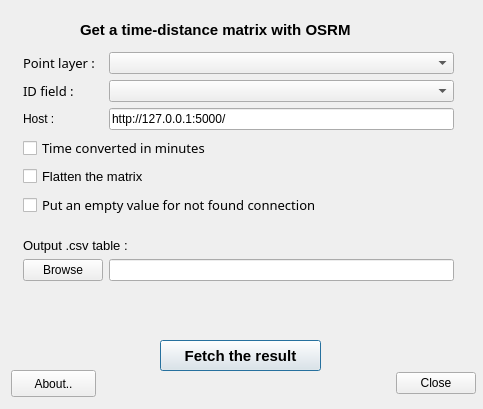
<?xml version="1.0" encoding="UTF-8"?>
<ui version="4.0">
 <class>OSRM_table_DialogBase</class>
 <widget class="QDialog" name="OSRM_table_DialogBase">
  <property name="geometry">
   <rect>
    <x>0</x>
    <y>0</y>
    <width>483</width>
    <height>409</height>
   </rect>
  </property>
  <property name="windowTitle">
   <string>OSRM</string>
  </property>
  <widget class="QLabel" name="label_subtitle">
   <property name="geometry">
    <rect>
     <x>80</x>
     <y>20</y>
     <width>321</width>
     <height>20</height>
    </rect>
   </property>
   <property name="font">
    <font>
     <family>Arial</family>
     <pointsize>11</pointsize>
     <weight>75</weight>
     <bold>true</bold>
    </font>
   </property>
   <property name="toolTip">
    <string>&lt;html&gt;&lt;head/&gt;&lt;body&gt;&lt;p align=&quot;center&quot;&gt;&lt;br/&gt;&lt;/p&gt;&lt;/body&gt;&lt;/html&gt;</string>
   </property>
   <property name="text">
    <string>Get a time-distance matrix with OSRM</string>
   </property>
  </widget>
  <widget class="QPushButton" name="pushButton_fetch">
   <property name="geometry">
    <rect>
     <x>160</x>
     <y>340</y>
     <width>161</width>
     <height>31</height>
    </rect>
   </property>
   <property name="font">
    <font>
     <pointsize>11</pointsize>
     <weight>75</weight>
     <bold>true</bold>
    </font>
   </property>
   <property name="text">
    <string>Fetch the result</string>
   </property>
  </widget>
  <widget class="QPushButton" name="pushButton_about">
   <property name="geometry">
    <rect>
     <x>11</x>
     <y>370</y>
     <width>85</width>
     <height>27</height>
    </rect>
   </property>
   <property name="text">
    <string>About..</string>
   </property>
  </widget>
  <widget class="QDialogButtonBox" name="close_button_box">
   <property name="geometry">
    <rect>
     <x>385</x>
     <y>370</y>
     <width>91</width>
     <height>27</height>
    </rect>
   </property>
   <property name="orientation">
    <enum>Qt::Horizontal</enum>
   </property>
   <property name="standardButtons">
    <set>QDialogButtonBox::Close</set>
   </property>
  </widget>
  <widget class="QWidget" name="layoutWidget">
   <property name="geometry">
    <rect>
     <x>23</x>
     <y>52</y>
     <width>431</width>
     <height>281</height>
    </rect>
   </property>
   <layout class="QFormLayout" name="formLayout">
    <property name="fieldGrowthPolicy">
     <enum>QFormLayout::AllNonFixedFieldsGrow</enum>
    </property>
    <item row="1" column="0">
     <widget class="QLabel" name="label_3">
      <property name="font">
       <font>
        <family>Sans Serif</family>
        <pointsize>10</pointsize>
       </font>
      </property>
      <property name="text">
       <string>Point layer :</string>
      </property>
     </widget>
    </item>
    <item row="3" column="0">
     <widget class="QLabel" name="labem_host">
      <property name="text">
       <string>Host :</string>
      </property>
     </widget>
    </item>
    <item row="3" column="1">
     <widget class="QLineEdit" name="lineEdit_host">
      <property name="text">
       <string>http://127.0.0.1:5000/</string>
      </property>
     </widget>
    </item>
    <item row="5" column="0" colspan="2">
     <widget class="QCheckBox" name="checkBox_minutes">
      <property name="font">
       <font>
        <family>Sans Serif</family>
        <pointsize>10</pointsize>
        <italic>false</italic>
       </font>
      </property>
      <property name="text">
       <string>Time converted in minutes</string>
      </property>
     </widget>
    </item>
    <item row="6" column="0" colspan="2">
     <widget class="QCheckBox" name="checkBox_flatten">
      <property name="font">
       <font>
        <family>MS Shell Dlg 2</family>
        <pointsize>10</pointsize>
       </font>
      </property>
      <property name="text">
       <string>Flatten the matrix </string>
      </property>
     </widget>
    </item>
    <item row="7" column="0" colspan="2">
     <widget class="QCheckBox" name="checkBox_empty_val">
      <property name="font">
       <font>
        <family>Sans Serif</family>
        <pointsize>10</pointsize>
       </font>
      </property>
      <property name="text">
       <string>Put an empty value for not found connection</string>
      </property>
     </widget>
    </item>
    <item row="11" column="0">
     <widget class="QPushButton" name="pushButton_browse">
      <property name="text">
       <string>Browse</string>
      </property>
      <property name="autoDefault">
       <bool>true</bool>
      </property>
      <property name="default">
       <bool>false</bool>
      </property>
      <property name="flat">
       <bool>false</bool>
      </property>
     </widget>
    </item>
    <item row="11" column="1">
     <widget class="QLineEdit" name="lineEdit_output">
      <property name="text">
       <string/>
      </property>
     </widget>
    </item>
    <item row="1" column="1">
     <widget class="QgsMapLayerComboBox" name="comboBox_layer">
      <property name="filters">
       <set>QgsMapLayerProxyModel::PointLayer</set>
      </property>
     </widget>
    </item>
    <item row="9" column="0" colspan="2">
     <widget class="QLabel" name="label_4">
      <property name="font">
       <font>
        <family>Arial</family>
        <pointsize>10</pointsize>
       </font>
      </property>
      <property name="text">
       <string>
Output .csv table :</string>
      </property>
     </widget>
    </item>
    <item row="2" column="1">
     <widget class="QgsFieldComboBox" name="comboBox_idfield">
      <property name="filters">
       <set>QgsFieldProxyModel::Double|QgsFieldProxyModel::Int|QgsFieldProxyModel::LongLong|QgsFieldProxyModel::Numeric|QgsFieldProxyModel::String</set>
      </property>
     </widget>
    </item>
    <item row="2" column="0">
     <widget class="QLabel" name="label_5">
      <property name="font">
       <font>
        <family>Sans Serif</family>
        <pointsize>10</pointsize>
       </font>
      </property>
      <property name="text">
       <string>ID field :</string>
      </property>
     </widget>
    </item>
   </layout>
  </widget>
  <zorder>pushButton_about</zorder>
  <zorder>close_button_box</zorder>
  <zorder>label_subtitle</zorder>
  <zorder>layoutWidget</zorder>
  <zorder>pushButton_fetch</zorder>
 </widget>
 <customwidgets>
  <customwidget>
   <class>QgsFieldComboBox</class>
   <extends>QComboBox</extends>
   <header>qgis.gui</header>
  </customwidget>
  <customwidget>
   <class>QgsMapLayerComboBox</class>
   <extends>QComboBox</extends>
   <header>qgis.gui</header>
  </customwidget>
  <customwidget>
   <class>QgsFieldProxyModel</class>
   <extends>QComboBox</extends>
   <header>qgis.gui</header>
  </customwidget>
   <customwidget>
   <class>QgsMapLayerProxyModel</class>
   <extends>QComboBox</extends>
   <header>qgis.gui</header>
  </customwidget>
 </customwidgets>
 <resources/>
 <connections>
  <connection>
   <sender>close_button_box</sender>
   <signal>accepted()</signal>
   <receiver>OSRM_table_DialogBase</receiver>
   <slot>accept()</slot>
   <hints>
    <hint type="sourcelabel">
     <x>20</x>
     <y>20</y>
    </hint>
    <hint type="destinationlabel">
     <x>20</x>
     <y>20</y>
    </hint>
   </hints>
  </connection>
  <connection>
   <sender>close_button_box</sender>
   <signal>rejected()</signal>
   <receiver>OSRM_table_DialogBase</receiver>
   <slot>reject()</slot>
   <hints>
    <hint type="sourcelabel">
     <x>20</x>
     <y>20</y>
    </hint>
    <hint type="destinationlabel">
     <x>20</x>
     <y>20</y>
    </hint>
   </hints>
  </connection>
 </connections>
</ui>
